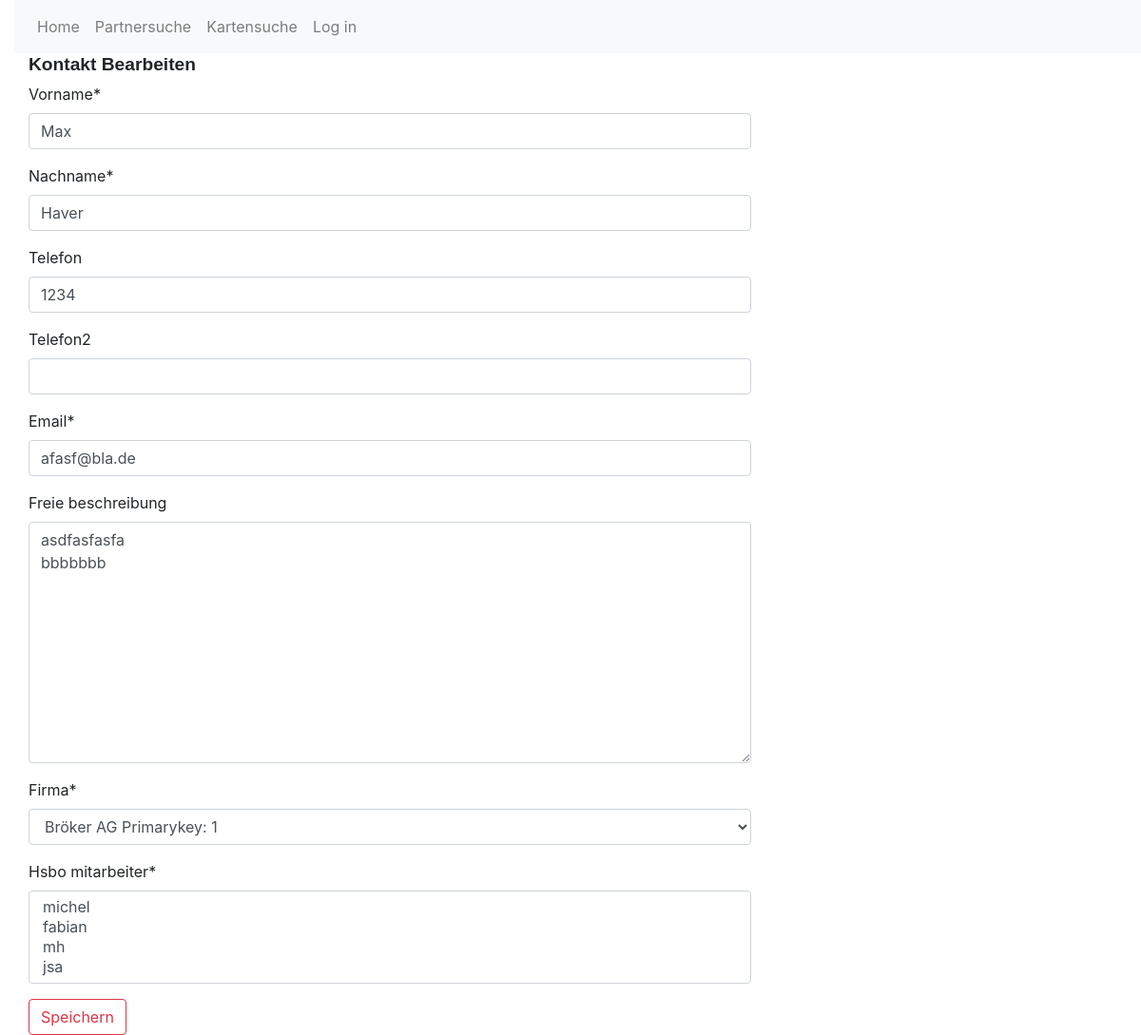
The app's page /firmen/edit_kontakt/11 with its own data.
### crm/models.py (models this page shows, shortened)
class KontaktFirma(models.Model):
    vorname = models.CharField(max_length=50, blank=False) #max_length = required
    nachname = models.CharField(max_length=50, blank=False)
    email = models.EmailField(null=True)
    telefon = models.CharField(max_length=30, blank=True, null=True)
    telefon2 = models.CharField(max_length=30, blank=True, null=True)
    freie_beschreibung = models.TextField(null=True, blank=True)
    firma = models.ForeignKey(Firma,on_delete=models.SET_NULL, null=True, blank=False)
    hsbo_mitarbeiter = models.ManyToManyField(settings.AUTH_USER_MODEL, blank=False)
    class Meta:
        verbose_name_plural = "Kontakt Firmen"

### crm/views.py (the view)
# urls.py: path('firmen/edit_kontakt/<int:pk>', views.edit_kontakt, name='edit_kontakt'),
def edit_kontakt(request, pk):
    kontakt = get_object_or_404(KontaktFirma, pk=pk)
    form = Neuer_kontakt(request.POST or None, instance=kontakt)
    if form.is_valid():
        form.save()
        return redirect('kontakt_detail', pk=kontakt.pk)
    return render(request, 'bopartner/edit_kontakt.html', {'form': form})

### crm/forms.py
class Neuer_kontakt(forms.ModelForm):
    class Meta:
        model = KontaktFirma
        fields = ('vorname','nachname', 'telefon', 'telefon2','email','freie_beschreibung', 'firma','hsbo_mitarbeiter')

### crm/models.py (called while the page is built)
    def __str__(self):
        return  str(self.name) + " Primarykey: "+ str(self.pk)

### crm/templates/bopartner/edit_kontakt.html
{% extends 'bopartner/base.html' %}
{% load crispy_forms_tags %}
{% block content %}
    <h2>Kontakt Bearbeiten</h2>
    <form method="POST" class="post-form">{% csrf_token %}
        {{ form|crispy }}
        <button type="submit" class="save btn btn-outline-danger btn-md">Speichern</button>
    </form>
{% endblock %}

### crm/static/css/bopartner.css (style rules this page uses)
body { padding-left: 15px; }
h1, h2, h3, h4 { font-family: '', Helvetica,Arial,sans-serif; }
.save { float: left; }
.post-form textarea, .post-form input { width: 100%; }
h2 { font-size: 1.2em; font-weight: bold; }

### records on screen
KontaktFirma: vorname "Max", nachname "Haver", telefon "1234", email "afasf@bla.de", freie_beschreibung "asdfasfasfa bbbbbbb", firma "Bröker AG Primarykey: 1"
